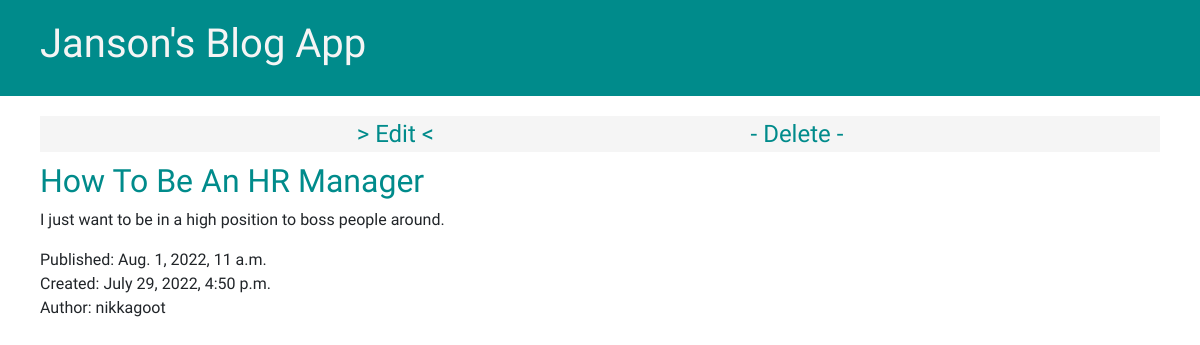
The app's page /post/3, older data.
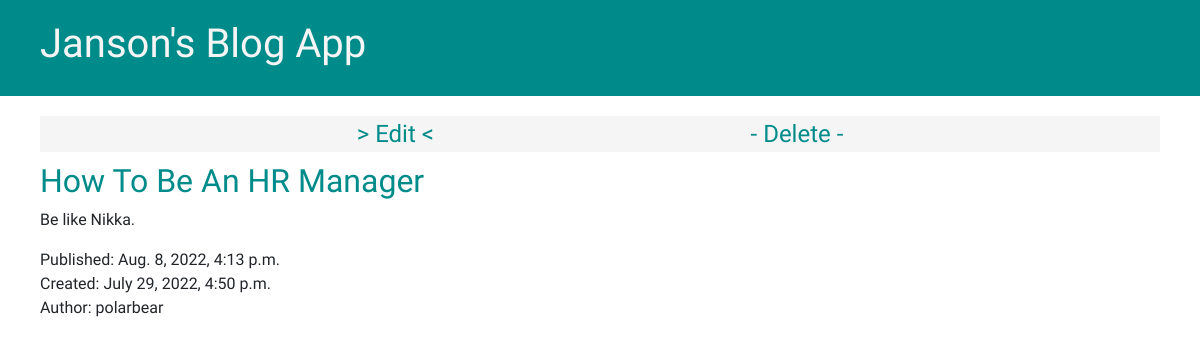
The same page, newer data.
### blog/models.py (models this page shows, shortened)
class Post(models.Model):
    author = models.ForeignKey(settings.AUTH_USER_MODEL, on_delete=models.CASCADE)
    title = models.CharField(max_length=200)
    text = models.TextField()
    created_date = models.DateTimeField(default=timezone.now)
    published_date = models.DateTimeField(blank=True, null=True)

### blog/views.py (the view)
# urls.py: path('post/<int:id>', views.post_details, name='post_details'),
def post_details(request, id: int):
    post = get_object_or_404(Post, id=id)
    context = {
        'post': post,
    }
    return render(request, 'blog/post_details.html', context)

### blog/templates/blog/post_details.html
{% extends 'blog/base.html' %}
{% block content %}
    <div class="actions">
        <a href="{% url 'edit_post' post.id %}">> Edit <</a>
        <a href="{% url 'delete_post' post.id %}">- Delete -</a>
    </div>
    <article>
        <h2>{{ post.title }}</a></h2>
        <p>{{ post.text }}</p>
        <time>
            Published: {{ post.published_date }}
            <br>
            Created: {{ post.created_date }}
        </time>
        <address>Author: {{ post.author }}</address>
    </article>
{% endblock %}

### blog/templates/blog/base.html (shortened to what this page needs)
{% load static %}
<!DOCTYPE html>
<html>
    <head>
        <link rel="stylesheet"
              href="https://cdn.jsdelivr.net/npm/bootstrap@5.1.3/dist/css/bootstrap.min.css"
>
        <link rel="stylesheet" href="{% static 'css/blog.css' %}">
    </head>
    <body>
        <header class="page_header">
            <h1>Janson's Blog App</h1>
        </header>
        <div class="page_body">
            {% block content %}
            {% endblock %}
        </div>
    </body>
</html>

### blog/static/css/blog.css (style rules this page uses)
body { font-family: 'Mouse Memoirs', sans-serif; }
h2, a:active, a:hover, a:link, a:visited, .messages { color: #008B8B; text-decoration: none; }
.page_header { background-color: #008B8B; color: whitesmoke; padding: 20px 0px 20px 40px; }
.page_body { padding: 20px 40px 0px 40px; }
.actions, .messages { align-items: center; background-color: whitesmoke; display: flex; font-size: 1.5em; justify-content: space-evenly; }
.actions { margin: 0px 0px 10px 0px; }

Row changes from the older to the newer data that the page shows:
changed Post "How To Be An HR Manager": text "I just want to be in a high position to boss people around." → "Be like Nikka."; published_date "Aug. 1, 2022, 11 a.m." → "Aug. 8, 2022, 4:13 p.m."; author "nikkagoot" → "polarbear"
